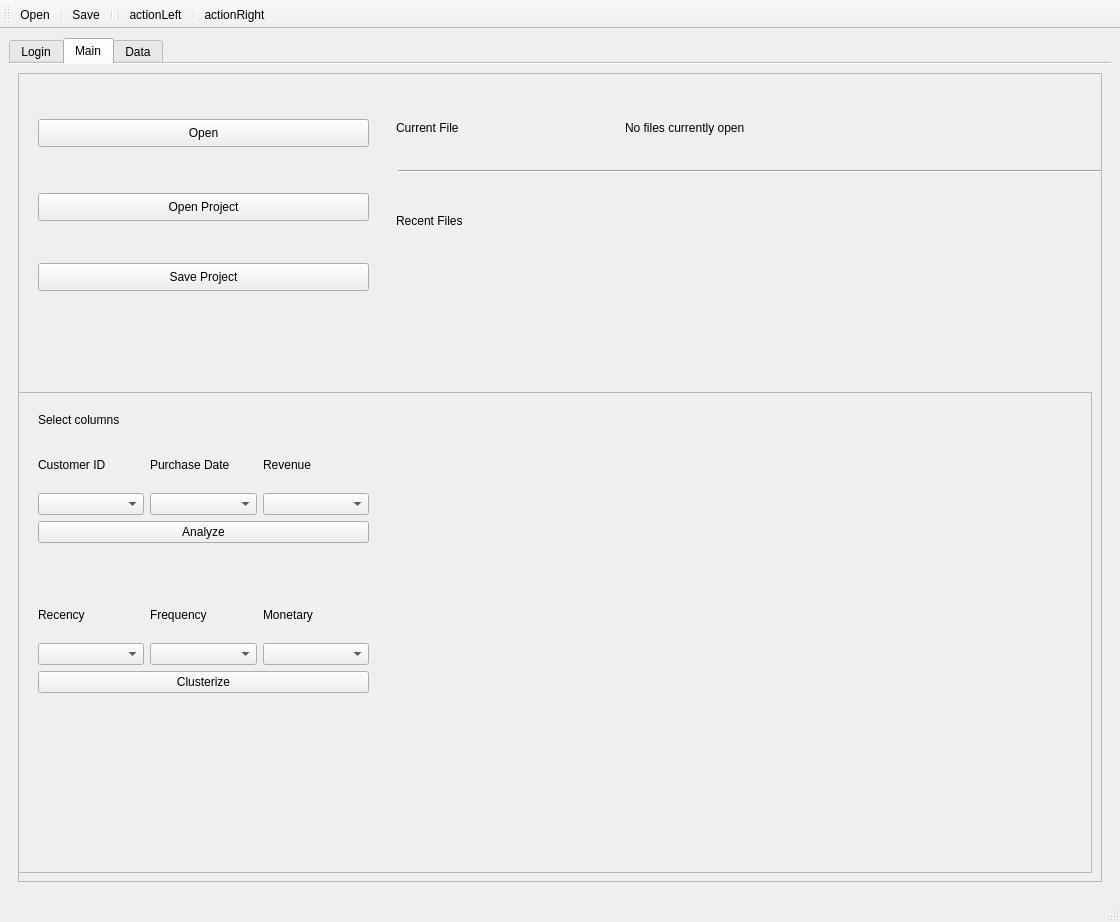
<?xml version="1.0" encoding="UTF-8"?>
<ui version="4.0">
 <class>MainWindow</class>
 <widget class="QMainWindow" name="MainWindow">
  <property name="geometry">
   <rect>
    <x>0</x>
    <y>0</y>
    <width>1120</width>
    <height>922</height>
   </rect>
  </property>
  <property name="windowTitle">
   <string>MainWindow</string>
  </property>
  <property name="documentMode">
   <bool>false</bool>
  </property>
  <property name="tabShape">
   <enum>QTabWidget::Rounded</enum>
  </property>
  <widget class="QWidget" name="centralwidget">
   <layout class="QVBoxLayout" name="verticalLayout">
    <item>
     <layout class="QHBoxLayout" name="horizontalLayout_2">
      <property name="sizeConstraint">
       <enum>QLayout::SetMinAndMaxSize</enum>
      </property>
      <item>
       <widget class="QTabWidget" name="TabWidget">
        <property name="focusPolicy">
         <enum>Qt::TabFocus</enum>
        </property>
        <property name="tabShape">
         <enum>QTabWidget::Rounded</enum>
        </property>
        <property name="currentIndex">
         <number>1</number>
        </property>
        <property name="usesScrollButtons">
         <bool>true</bool>
        </property>
        <property name="documentMode">
         <bool>true</bool>
        </property>
        <property name="tabBarAutoHide">
         <bool>true</bool>
        </property>
        <widget class="QWidget" name="tab_5">
         <property name="contextMenuPolicy">
          <enum>Qt::CustomContextMenu</enum>
         </property>
         <attribute name="title">
          <string>Login</string>
         </attribute>
         <layout class="QGridLayout" name="gridLayout_3">
          <item row="0" column="0">
           <widget class="QFrame" name="frame_3">
            <property name="frameShape">
             <enum>QFrame::Box</enum>
            </property>
            <property name="frameShadow">
             <enum>QFrame::Raised</enum>
            </property>
            <widget class="QLabel" name="label_4">
             <property name="geometry">
              <rect>
               <x>20</x>
               <y>80</y>
               <width>121</width>
               <height>16</height>
              </rect>
             </property>
             <property name="text">
              <string>Email or Username </string>
             </property>
            </widget>
            <widget class="QLabel" name="label_5">
             <property name="geometry">
              <rect>
               <x>20</x>
               <y>120</y>
               <width>131</width>
               <height>16</height>
              </rect>
             </property>
             <property name="text">
              <string>Password              </string>
             </property>
            </widget>
            <widget class="QLineEdit" name="lineEdit">
             <property name="geometry">
              <rect>
               <x>160</x>
               <y>70</y>
               <width>321</width>
               <height>31</height>
              </rect>
             </property>
            </widget>
            <widget class="QLineEdit" name="lineEdit_2">
             <property name="geometry">
              <rect>
               <x>160</x>
               <y>110</y>
               <width>321</width>
               <height>31</height>
              </rect>
             </property>
             <property name="echoMode">
              <enum>QLineEdit::Password</enum>
             </property>
            </widget>
            <widget class="QPushButton" name="pushButton_2">
             <property name="geometry">
              <rect>
               <x>160</x>
               <y>160</y>
               <width>321</width>
               <height>41</height>
              </rect>
             </property>
             <property name="text">
              <string>Login</string>
             </property>
            </widget>
            <widget class="QLabel" name="label_13">
             <property name="geometry">
              <rect>
               <x>160</x>
               <y>220</y>
               <width>111</width>
               <height>16</height>
              </rect>
             </property>
             <property name="text">
              <string>&lt;html&gt;&lt;head/&gt;&lt;body&gt;&lt;p&gt;&lt;a href=&quot;www.google.com&quot;&gt;&lt;span style=&quot; text-decoration: underline; color:#0000ff;&quot;&gt;Forgot password?&lt;/span&gt;&lt;/a&gt;&lt;/p&gt;&lt;/body&gt;&lt;/html&gt;</string>
             </property>
            </widget>
            <widget class="QLabel" name="label_3">
             <property name="geometry">
              <rect>
               <x>160</x>
               <y>10</y>
               <width>320</width>
               <height>35</height>
              </rect>
             </property>
             <property name="styleSheet">
              <string notr="true">font: 75 18pt &quot;Arial&quot;;</string>
             </property>
             <property name="text">
              <string>&lt;html&gt;&lt;head/&gt;&lt;body&gt;&lt;p&gt;Login&lt;/p&gt;&lt;/body&gt;&lt;/html&gt;</string>
             </property>
            </widget>
           </widget>
          </item>
          <item row="0" column="1">
           <widget class="QFrame" name="frame_5">
            <property name="frameShape">
             <enum>QFrame::Box</enum>
            </property>
            <property name="frameShadow">
             <enum>QFrame::Raised</enum>
            </property>
            <widget class="QLineEdit" name="lineEdit_5">
             <property name="geometry">
              <rect>
               <x>210</x>
               <y>150</y>
               <width>311</width>
               <height>31</height>
              </rect>
             </property>
            </widget>
            <widget class="QLabel" name="label_9">
             <property name="geometry">
              <rect>
               <x>10</x>
               <y>150</y>
               <width>131</width>
               <height>16</height>
              </rect>
             </property>
             <property name="text">
              <string>Employee ID</string>
             </property>
            </widget>
            <widget class="QLabel" name="label_8">
             <property name="geometry">
              <rect>
               <x>10</x>
               <y>110</y>
               <width>121</width>
               <height>16</height>
              </rect>
             </property>
             <property name="text">
              <string>Employee Name</string>
             </property>
            </widget>
            <widget class="QLineEdit" name="lineEdit_3">
             <property name="geometry">
              <rect>
               <x>210</x>
               <y>70</y>
               <width>311</width>
               <height>31</height>
              </rect>
             </property>
            </widget>
            <widget class="QLineEdit" name="lineEdit_4">
             <property name="geometry">
              <rect>
               <x>210</x>
               <y>110</y>
               <width>311</width>
               <height>31</height>
              </rect>
             </property>
            </widget>
            <widget class="QLabel" name="label_7">
             <property name="geometry">
              <rect>
               <x>10</x>
               <y>70</y>
               <width>121</width>
               <height>20</height>
              </rect>
             </property>
             <property name="text">
              <string>Company Name</string>
             </property>
            </widget>
            <widget class="QLineEdit" name="lineEdit_6">
             <property name="geometry">
              <rect>
               <x>210</x>
               <y>230</y>
               <width>311</width>
               <height>31</height>
              </rect>
             </property>
            </widget>
            <widget class="QLabel" name="label_10">
             <property name="geometry">
              <rect>
               <x>10</x>
               <y>230</y>
               <width>191</width>
               <height>16</height>
              </rect>
             </property>
             <property name="text">
              <string>Employee Authetification Code</string>
             </property>
            </widget>
            <widget class="QPushButton" name="pushButton_3">
             <property name="geometry">
              <rect>
               <x>210</x>
               <y>360</y>
               <width>311</width>
               <height>51</height>
              </rect>
             </property>
             <property name="text">
              <string>Register</string>
             </property>
            </widget>
            <widget class="QLabel" name="label_11">
             <property name="geometry">
              <rect>
               <x>10</x>
               <y>270</y>
               <width>55</width>
               <height>16</height>
              </rect>
             </property>
             <property name="text">
              <string>Password</string>
             </property>
            </widget>
            <widget class="QLineEdit" name="lineEdit_7">
             <property name="geometry">
              <rect>
               <x>210</x>
               <y>270</y>
               <width>311</width>
               <height>31</height>
              </rect>
             </property>
             <property name="inputMask">
              <string/>
             </property>
             <property name="echoMode">
              <enum>QLineEdit::Password</enum>
             </property>
            </widget>
            <widget class="QLabel" name="label_12">
             <property name="geometry">
              <rect>
               <x>10</x>
               <y>310</y>
               <width>171</width>
               <height>16</height>
              </rect>
             </property>
             <property name="text">
              <string>Re-enter Password</string>
             </property>
            </widget>
            <widget class="QLineEdit" name="lineEdit_8">
             <property name="geometry">
              <rect>
               <x>210</x>
               <y>310</y>
               <width>311</width>
               <height>31</height>
              </rect>
             </property>
             <property name="echoMode">
              <enum>QLineEdit::Password</enum>
             </property>
            </widget>
            <widget class="QLabel" name="label_14">
             <property name="geometry">
              <rect>
               <x>210</x>
               <y>430</y>
               <width>261</width>
               <height>20</height>
              </rect>
             </property>
             <property name="text">
              <string>&lt;html&gt;&lt;head/&gt;&lt;body&gt;&lt;p&gt;&lt;a href=&quot;www.google.com&quot;&gt;&lt;span style=&quot; text-decoration: underline; color:#0000ff;&quot;&gt;Don't have Authentification code?&lt;/span&gt;&lt;/a&gt;&lt;/p&gt;&lt;/body&gt;&lt;/html&gt;</string>
             </property>
            </widget>
            <widget class="QLabel" name="label_18">
             <property name="geometry">
              <rect>
               <x>10</x>
               <y>190</y>
               <width>111</width>
               <height>16</height>
              </rect>
             </property>
             <property name="text">
              <string>Employee Email</string>
             </property>
            </widget>
            <widget class="QLineEdit" name="lineEdit_9">
             <property name="geometry">
              <rect>
               <x>210</x>
               <y>190</y>
               <width>311</width>
               <height>31</height>
              </rect>
             </property>
            </widget>
            <widget class="QLabel" name="label_6">
             <property name="geometry">
              <rect>
               <x>210</x>
               <y>20</y>
               <width>319</width>
               <height>35</height>
              </rect>
             </property>
             <property name="styleSheet">
              <string notr="true">font: 75 18pt &quot;Arial&quot;;</string>
             </property>
             <property name="text">
              <string>Register</string>
             </property>
            </widget>
           </widget>
          </item>
         </layout>
        </widget>
        <widget class="QWidget" name="tab_1">
         <property name="focusPolicy">
          <enum>Qt::NoFocus</enum>
         </property>
         <attribute name="title">
          <string>Main</string>
         </attribute>
         <layout class="QGridLayout" name="gridLayout_4">
          <item row="0" column="0">
           <widget class="QFrame" name="frame_2">
            <property name="minimumSize">
             <size>
              <width>0</width>
              <height>0</height>
             </size>
            </property>
            <property name="frameShape">
             <enum>QFrame::StyledPanel</enum>
            </property>
            <property name="frameShadow">
             <enum>QFrame::Raised</enum>
            </property>
            <property name="lineWidth">
             <number>0</number>
            </property>
            <widget class="QLabel" name="label_17">
             <property name="geometry">
              <rect>
               <x>378</x>
               <y>110</y>
               <width>151</width>
               <height>76</height>
              </rect>
             </property>
             <property name="styleSheet">
              <string notr="true">font: 8pt &quot;MS Shell Dlg 2&quot;;</string>
             </property>
             <property name="frameShape">
              <enum>QFrame::NoFrame</enum>
             </property>
             <property name="text">
              <string>Recent Files</string>
             </property>
            </widget>
            <widget class="QLabel" name="label_16">
             <property name="geometry">
              <rect>
               <x>607</x>
               <y>17</y>
               <width>551</width>
               <height>76</height>
              </rect>
             </property>
             <property name="styleSheet">
              <string notr="true">font: 8pt &quot;MS Shell Dlg 2&quot;;</string>
             </property>
             <property name="frameShape">
              <enum>QFrame::NoFrame</enum>
             </property>
             <property name="text">
              <string>No files currently open</string>
             </property>
            </widget>
            <widget class="QLabel" name="label_21">
             <property name="geometry">
              <rect>
               <x>607</x>
               <y>240</y>
               <width>831</width>
               <height>31</height>
              </rect>
             </property>
             <property name="styleSheet">
              <string notr="true">font: 8pt &quot;MS Shell Dlg 2&quot;;</string>
             </property>
             <property name="frameShape">
              <enum>QFrame::NoFrame</enum>
             </property>
             <property name="text">
              <string/>
             </property>
            </widget>
            <widget class="Line" name="line_4">
             <property name="geometry">
              <rect>
               <x>380</x>
               <y>90</y>
               <width>1191</width>
               <height>16</height>
              </rect>
             </property>
             <property name="orientation">
              <enum>Qt::Horizontal</enum>
             </property>
            </widget>
            <widget class="QLabel" name="label_19">
             <property name="enabled">
              <bool>true</bool>
             </property>
             <property name="geometry">
              <rect>
               <x>607</x>
               <y>140</y>
               <width>741</width>
               <height>21</height>
              </rect>
             </property>
             <property name="styleSheet">
              <string notr="true">font: 8pt &quot;MS Shell Dlg 2&quot;;</string>
             </property>
             <property name="frameShape">
              <enum>QFrame::NoFrame</enum>
             </property>
             <property name="text">
              <string/>
             </property>
            </widget>
            <widget class="QLabel" name="label_20">
             <property name="geometry">
              <rect>
               <x>610</x>
               <y>190</y>
               <width>801</width>
               <height>21</height>
              </rect>
             </property>
             <property name="styleSheet">
              <string notr="true">font: 8pt &quot;MS Shell Dlg 2&quot;;</string>
             </property>
             <property name="frameShape">
              <enum>QFrame::NoFrame</enum>
             </property>
             <property name="text">
              <string/>
             </property>
            </widget>
            <widget class="QPushButton" name="pushButton_6">
             <property name="geometry">
              <rect>
               <x>20</x>
               <y>190</y>
               <width>331</width>
               <height>28</height>
              </rect>
             </property>
             <property name="text">
              <string>Save Project</string>
             </property>
            </widget>
            <widget class="QPushButton" name="pushButton">
             <property name="geometry">
              <rect>
               <x>20</x>
               <y>46</y>
               <width>331</width>
               <height>28</height>
              </rect>
             </property>
             <property name="text">
              <string>Open</string>
             </property>
            </widget>
            <widget class="QLabel" name="label_15">
             <property name="geometry">
              <rect>
               <x>378</x>
               <y>17</y>
               <width>171</width>
               <height>76</height>
              </rect>
             </property>
             <property name="styleSheet">
              <string notr="true">font: 8pt &quot;MS Shell Dlg 2&quot;;</string>
             </property>
             <property name="frameShape">
              <enum>QFrame::NoFrame</enum>
             </property>
             <property name="text">
              <string>Current File</string>
             </property>
            </widget>
            <widget class="QFrame" name="frame_6">
             <property name="geometry">
              <rect>
               <x>0</x>
               <y>319</y>
               <width>1074</width>
               <height>481</height>
              </rect>
             </property>
             <property name="minimumSize">
              <size>
               <width>1068</width>
               <height>0</height>
              </size>
             </property>
             <property name="frameShape">
              <enum>QFrame::StyledPanel</enum>
             </property>
             <property name="frameShadow">
              <enum>QFrame::Raised</enum>
             </property>
             <property name="lineWidth">
              <number>1</number>
             </property>
             <widget class="QLabel" name="label">
              <property name="geometry">
               <rect>
                <x>20</x>
                <y>20</y>
                <width>91</width>
                <height>16</height>
               </rect>
              </property>
              <property name="text">
               <string>Select columns</string>
              </property>
             </widget>
             <widget class="QWidget" name="layoutWidget">
              <property name="geometry">
               <rect>
                <x>20</x>
                <y>50</y>
                <width>331</width>
                <height>101</height>
               </rect>
              </property>
              <layout class="QVBoxLayout" name="verticalLayout_6">
               <item>
                <layout class="QHBoxLayout" name="horizontalLayout">
                 <item>
                  <layout class="QVBoxLayout" name="verticalLayout_2">
                   <item>
                    <widget class="QLabel" name="label_2">
                     <property name="text">
                      <string>Customer ID</string>
                     </property>
                    </widget>
                   </item>
                   <item>
                    <widget class="QComboBox" name="comboBox_1">
                     <property name="toolTip">
                      <string>0 means no column has been selected</string>
                     </property>
                     <property name="toolTipDuration">
                      <number>-1</number>
                     </property>
                    </widget>
                   </item>
                  </layout>
                 </item>
                 <item>
                  <layout class="QVBoxLayout" name="verticalLayout_3">
                   <item>
                    <widget class="QLabel" name="label_22">
                     <property name="text">
                      <string>Purchase Date</string>
                     </property>
                    </widget>
                   </item>
                   <item>
                    <widget class="QComboBox" name="comboBox_2">
                     <property name="toolTip">
                      <string>0 means no column has been selected</string>
                     </property>
                     <property name="toolTipDuration">
                      <number>-1</number>
                     </property>
                    </widget>
                   </item>
                  </layout>
                 </item>
                 <item>
                  <layout class="QVBoxLayout" name="verticalLayout_4">
                   <item>
                    <widget class="QLabel" name="label_23">
                     <property name="text">
                      <string>Revenue</string>
                     </property>
                    </widget>
                   </item>
                   <item>
                    <widget class="QComboBox" name="comboBox_3">
                     <property name="toolTip">
                      <string>0 means no column has been selected</string>
                     </property>
                     <property name="toolTipDuration">
                      <number>-1</number>
                     </property>
                    </widget>
                   </item>
                  </layout>
                 </item>
                </layout>
               </item>
               <item>
                <widget class="QPushButton" name="pushButton_4">
                 <property name="text">
                  <string>Analyze</string>
                 </property>
                </widget>
               </item>
              </layout>
             </widget>
             <widget class="QWidget" name="layoutWidget">
              <property name="geometry">
               <rect>
                <x>20</x>
                <y>200</y>
                <width>331</width>
                <height>101</height>
               </rect>
              </property>
              <layout class="QVBoxLayout" name="verticalLayout_9">
               <item>
                <layout class="QHBoxLayout" name="horizontalLayout_3">
                 <item>
                  <layout class="QVBoxLayout" name="verticalLayout_5">
                   <item>
                    <widget class="QLabel" name="label_24">
                     <property name="text">
                      <string>Recency</string>
                     </property>
                    </widget>
                   </item>
                   <item>
                    <widget class="QComboBox" name="comboBox_4"/>
                   </item>
                  </layout>
                 </item>
                 <item>
                  <layout class="QVBoxLayout" name="verticalLayout_7">
                   <item>
                    <widget class="QLabel" name="label_25">
                     <property name="text">
                      <string>Frequency</string>
                     </property>
                    </widget>
                   </item>
                   <item>
                    <widget class="QComboBox" name="comboBox_5"/>
                   </item>
                  </layout>
                 </item>
                 <item>
                  <layout class="QVBoxLayout" name="verticalLayout_8">
                   <item>
                    <widget class="QLabel" name="label_26">
                     <property name="text">
                      <string>Monetary</string>
                     </property>
                    </widget>
                   </item>
                   <item>
                    <widget class="QComboBox" name="comboBox_6"/>
                   </item>
                  </layout>
                 </item>
                </layout>
               </item>
               <item>
                <widget class="QPushButton" name="pushButton_5">
                 <property name="text">
                  <string>Clusterize</string>
                 </property>
                </widget>
               </item>
              </layout>
             </widget>
            </widget>
            <widget class="QPushButton" name="pushButton_7">
             <property name="geometry">
              <rect>
               <x>20</x>
               <y>120</y>
               <width>331</width>
               <height>28</height>
              </rect>
             </property>
             <property name="text">
              <string>Open Project</string>
             </property>
            </widget>
           </widget>
          </item>
         </layout>
        </widget>
        <widget class="QWidget" name="tab_2">
         <property name="focusPolicy">
          <enum>Qt::NoFocus</enum>
         </property>
         <attribute name="title">
          <string>Data</string>
         </attribute>
         <layout class="QGridLayout" name="gridLayout_5">
          <item row="0" column="0">
           <widget class="QTableView" name="tableView">
            <property name="minimumSize">
             <size>
              <width>0</width>
              <height>0</height>
             </size>
            </property>
            <property name="frameShape">
             <enum>QFrame::Box</enum>
            </property>
            <property name="frameShadow">
             <enum>QFrame::Plain</enum>
            </property>
            <property name="showDropIndicator" stdset="0">
             <bool>false</bool>
            </property>
            <property name="dragDropOverwriteMode">
             <bool>false</bool>
            </property>
            <property name="selectionBehavior">
             <enum>QAbstractItemView::SelectItems</enum>
            </property>
            <property name="textElideMode">
             <enum>Qt::ElideNone</enum>
            </property>
            <property name="showGrid">
             <bool>true</bool>
            </property>
            <property name="gridStyle">
             <enum>Qt::SolidLine</enum>
            </property>
            <property name="sortingEnabled">
             <bool>true</bool>
            </property>
            <property name="wordWrap">
             <bool>true</bool>
            </property>
            <property name="cornerButtonEnabled">
             <bool>false</bool>
            </property>
            <attribute name="horizontalHeaderDefaultSectionSize">
             <number>0</number>
            </attribute>
           </widget>
          </item>
         </layout>
        </widget>
       </widget>
      </item>
     </layout>
    </item>
   </layout>
  </widget>
  <widget class="QStatusBar" name="statusbar"/>
  <widget class="QToolBar" name="toolBar">
   <property name="windowTitle">
    <string>toolBar</string>
   </property>
   <attribute name="toolBarArea">
    <enum>TopToolBarArea</enum>
   </attribute>
   <attribute name="toolBarBreak">
    <bool>false</bool>
   </attribute>
   <addaction name="actionOpen"/>
   <addaction name="separator"/>
   <addaction name="actionSave"/>
   <addaction name="separator"/>
   <addaction name="separator"/>
   <addaction name="actionactionLeft"/>
   <addaction name="separator"/>
   <addaction name="actionRight"/>
  </widget>
  <action name="actionOpen">
   <property name="icon">
    <iconset resource="Icons.qrc">
     <normaloff>:/Resources/Icons/Open.png</normaloff>:/Resources/Icons/Open.png</iconset>
   </property>
   <property name="text">
    <string>Open</string>
   </property>
   <property name="shortcut">
    <string>Ctrl+O</string>
   </property>
  </action>
  <action name="actionSave">
   <property name="icon">
    <iconset resource="Icons.qrc">
     <normaloff>:/Resources/Icons/Save.png</normaloff>:/Resources/Icons/Save.png</iconset>
   </property>
   <property name="text">
    <string>Save</string>
   </property>
   <property name="statusTip">
    <string>Save</string>
   </property>
   <property name="shortcut">
    <string>Ctrl+S</string>
   </property>
  </action>
  <action name="actionExit">
   <property name="icon">
    <iconset resource="Icons.qrc">
     <normaloff>:/Resources/Icons/Exit.png</normaloff>:/Resources/Icons/Exit.png</iconset>
   </property>
   <property name="text">
    <string>Exit</string>
   </property>
  </action>
  <action name="actionactionLeft">
   <property name="icon">
    <iconset resource="Icons.qrc">
     <normaloff>:/Resources/Icons/left.png</normaloff>:/Resources/Icons/left.png</iconset>
   </property>
   <property name="text">
    <string>actionLeft</string>
   </property>
   <property name="toolTip">
    <string>Move to left tab</string>
   </property>
   <property name="shortcut">
    <string>Ctrl+Left</string>
   </property>
  </action>
  <action name="actionRight">
   <property name="icon">
    <iconset resource="Icons.qrc">
     <normaloff>:/Resources/Icons/right.png</normaloff>:/Resources/Icons/right.png</iconset>
   </property>
   <property name="text">
    <string>actionRight</string>
   </property>
   <property name="toolTip">
    <string>Move to right tab</string>
   </property>
   <property name="shortcut">
    <string>Ctrl+Right</string>
   </property>
  </action>
 </widget>
 <resources>
  <include location="Icons.qrc"/>
 </resources>
 <connections/>
</ui>
